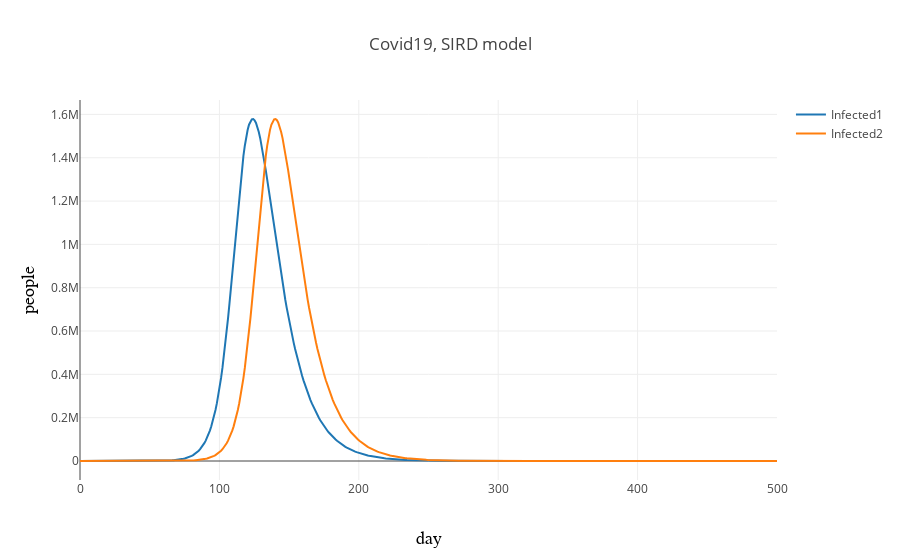

Notebook code cell kept with this figure:
### Code cell
data=[
      #go.Scatter(x=t, y=S, name="Suspectible"),
      go.Scatter(x=df2.t, y=I_sc1, name="Infected1"),
      go.Scatter(x=df2.t, y=I_sc2, name="Infected2"),
      #go.Scatter(x=df2.ts, y=df2.t, name="Day"),
    
     ]

iplot({ 'data': data, "layout": layout })

### Figure 1 — Plotly figure (JSON) as saved in the notebook; plotly's stock layout.template omitted (floating-point values rounded to 4 significant figures; data arrays with more than 128 entries replaced by an {"elided": "..."} marker saying what was removed)
{"data": [{"name": "Infected1", "type": "scatter", "uid": "7db4b526-65c8-11ea-a557-6c4008a11884", "x": {"elided": "500 float values"}, "y": {"elided": "500 float values"}}, {"name": "Infected2", "type": "scatter", "uid": "7db4b738-65c8-11ea-90cd-6c4008a11884", "x": {"elided": "500 float values"}, "y": {"elided": "500 float values"}}], "layout": {"title": "Covid19, SIRD model", "xaxis": {"title": "day", "titlefont": {"color": "#000000", "family": "Courier New, monospace", "size": 18}}, "yaxis": {"title": "people", "titlefont": {"color": "#000000", "family": "Courier New, monospace", "size": 18}}}}
